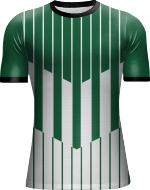
#> input picture Futebol Masculino-20260515T124229Z-3-001/Futebol Masculino/Modelos Futebol 1- 42/Modelo 42/Camisa/Modelo 42.jpg, 150 x 190 px; its folder holds only this picture in this run
$ python preparar-mockup-foto.py '../Futebol Masculino-20260515T124229Z-3-001/Futebol Masculino/Modelos Futebol 1- 42/Modelo 42/Camisa/Modelo 42.jpg' '../Futebol Masculino-20260515T124229Z-3-001/Futebol Masculino/Modelos Futebol 1- 42/Modelo 42/Camisa/Modelo 42.jpg'
#> lines starting #> are read from the running program, lines starting #| are printed output that depends on the picture; after the words box and inside, x2 and y2 are one past the last pixel; in counts of white or black regions, pixels touching at a corner belong together
#!/usr/bin/env python3
"""Prepara o mockup fotográfico (camisa e calção brancos, frente e costas).

A partir da foto base, gera em simulador/mockup/:
  - sombra-<lado>.webp : mapa de sombras (multiplicar) recortado para cada lado
  - brilho-<lado>.webp : mapa de brilhos (tela) para cores escuras
  - foto.json          : contornos vetoriais da camisa e do calção, regiões da
                         gola, mangas e punhos, e onde encaixar as estampas.

Uso: python3 ferramentas/preparar-mockup-foto.py ferramentas/mockup/base.webp simulador/mockup
Requer Pillow e NumPy.
"""
import json
import sys
from collections import deque

import numpy as np
from PIL import Image, ImageFilter

src, destino = sys.argv[1], sys.argv[2]
foto = Image.open(src).convert('L')
L = np.asarray(foto).astype(np.float32)
H, W = L.shape
#> H = 190; W = 150

# ------------------------------------------------------------------ fundo x peças
# O fundo é liso e as peças têm textura de malha: o fundo é preenchido a partir
# das bordas, só por pixels lisos e de tom parecido.
blur = np.asarray(foto.filter(ImageFilter.GaussianBlur(2))).astype(np.float32)
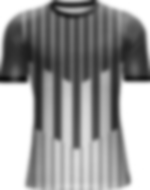
#> blur: shape (190, 150) float32; min 16, max 255, mean 152.5


def caixa(a, r):
    c = np.pad(a, r + 1, mode='edge').cumsum(0).cumsum(1)
    k = 2 * r + 1
    return (c[k:, k:] - c[:-k, k:] - c[k:, :-k] + c[:-k, :-k])[:a.shape[0], :a.shape[1]] / (k * k)


textura = np.sqrt(np.maximum(caixa(((L - blur) ** 2).astype(np.float64), 4), 0))
#> in caixa, `c = np.pad(a, r + 1, mode='edge').cumsum(0).cumsum(1)`:
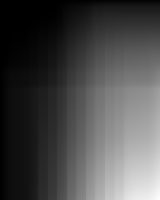
#> c: shape (200, 160) float64; min 0, max 28831267, mean 8431750.9; drawn with min black and max white
#> in caixa, `return (c[k:, k:] - c[:-k, k:] - c[k:, :-k] + c[:-k, :-k])[:a.shape[0]..`:
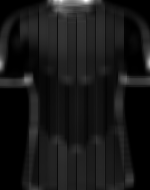
#> returned value: shape (190, 150) float64; min 0, max 9414.5, mean 864.6; drawn with min black and max white
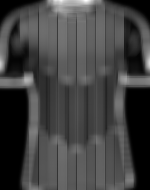
#> textura: shape (190, 150) float64; min 0, max 97.03, mean 25.1; drawn with min black and max white
liso = textura < 1.5
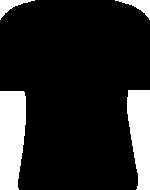
#> liso: shape (190, 150) bool; 16.1% white; 4 white regions, box (x1, y1, x2, y2) and area: (0, 91, 26, 190) 2285, (127, 90, 150, 190) 1806, (115, 0, 150, 20) 257, (0, 0, 35, 20) 251
fundo = np.zeros((H, W), bool)
fila = deque()
for x in range(W):
    for y in (0, H - 1):
        if liso[y, x]:
            fundo[y, x] = True
            fila.append((y, x))
#> fundo: shape (190, 150) bool; 0.36% white in thin lines or dots
for y in range(H):
    for x in (0, W - 1):
        if liso[y, x]:
            fundo[y, x] = True
            fila.append((y, x))
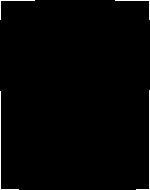
#> fundo: shape (190, 150) bool; 1.2% white in thin lines or dots
while fila:
    y, x = fila.popleft()
    v = blur[y, x]
    for dy, dx in ((1, 0), (-1, 0), (0, 1), (0, -1)):
        ny, nx = y + dy, x + dx
        if 0 <= ny < H and 0 <= nx < W and not fundo[ny, nx] and liso[ny, nx] and abs(blur[ny, nx] - v) <= 3:
            fundo[ny, nx] = True
            fila.append((ny, nx))
#> this loop made 4603 passes
#> v on passes 1 to 3: 255, 255, 255
pecas = Image.fromarray(np.where(fundo, 0, 255).astype(np.uint8))
pecas = pecas.filter(ImageFilter.MinFilter(9)).filter(ImageFilter.MaxFilter(9))  # tira reflexos finos do chão
pecas = pecas.filter(ImageFilter.MinFilter(5))  # recua 2 px para a cor não vazar na transição com o fundo
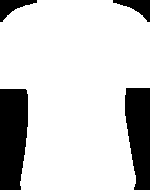
#> pecas: PIL image 150x190 L; 81.1% white; 4 black regions, box (x1, y1, x2, y2) and area: (0, 89, 28, 190) 2557, (125, 88, 150, 190) 2082, (113, 0, 150, 22) 371, (0, 0, 37, 22) 365
pecas = np.asarray(pecas) > 127

# ------------------------------------------------------------------ medidas da foto
# barra da camisa (onde começa o calção) e barra das pernas do calção
LADOS = {
    'frente': {'recorte': [120, 20, 650, 945], 'barra': 652},
    'costas': {'recorte': [768, 20, 650, 945], 'barra': 650},
}
BARRA_CALCAO = 952


# [43 lines left out: functions contorno, simplificar, not called in this run]


def caminho(pontos):
    return 'M' + 'L'.join(f'{x:.1f} {y:.1f}' for x, y in pontos) + 'Z'


# ------------------------------------------------------------------ retoques da foto
from PIL import ImageDraw


def mascara_de(desenhar):
    m = Image.new('L', (W, H), 0)
    desenhar(ImageDraw.Draw(m))
    return np.asarray(m) > 127


def preencher(img, mascara, iteracoes=400):
    """Apaga a região da máscara: preenchimento suave (Laplace) a partir das
    bordas e, por cima, a textura da malha copiada de logo abaixo da região."""
    out = img.copy()
    ys, xs = np.nonzero(mascara)
    y0, y1, x0, x1 = ys.min() - 2, ys.max() + 3, xs.min() - 2, xs.max() + 3
    sub = out[y0:y1, x0:x1]
    m = mascara[y0:y1, x0:x1]
    sub[m] = sub[~m].mean()
    for _ in range(iteracoes):
        media = (np.roll(sub, 1, 0) + np.roll(sub, -1, 0) + np.roll(sub, 1, 1) + np.roll(sub, -1, 1)) / 4
        sub[m] = media[m]
    # textura: detalhe fino (passa-alta) de uma faixa logo abaixo
    desfoque = np.asarray(Image.fromarray(np.clip(img, 0, 255).astype(np.uint8)).filter(ImageFilter.GaussianBlur(1.5))).astype(np.float32)
    detalhe = img - desfoque
    alt = y1 - y0
    doador = detalhe[min(y1 + 10, H - alt):min(y1 + 10, H - alt) + alt, x0:x1]
    sub[m] += doador[m] * 0.9
    out[y0:y1, x0:x1] = sub
    return out


# costuras raglan da foto (frente; as costas repetem deslocadas): são apagadas,
# porque a camisa da Marol tem manga comum (a costura certa é desenhada no simulador)
RAGLAN_E = [(366, 60), (348, 72), (330, 85), (305, 105), (285, 125), (270, 160), (262, 200), (262, 240), (266, 270), (273, 300)]
RAGLAN_D = [(898 - x, y) for x, y in RAGLAN_E]
DESLOC = 648.5


def apagar_raglan(d):
    for pts in (RAGLAN_E, RAGLAN_D, [(x + DESLOC, y) for x, y in RAGLAN_E], [(x + DESLOC, y) for x, y in RAGLAN_D]):
        d.line(pts, fill=255, width=17, joint='curve')


L_base = preencher(L, mascara_de(apagar_raglan) & pecas, iteracoes=250)
#> in mascara_de, `m = Image.new('L', (W, H), 0)`: m: PIL image 150x190 L; every value is 0
#> in preencher, `ys, xs = np.nonzero(mascara)`: ys = empty array
#> (the run stopped early here; a loop or call above may not have finished)
